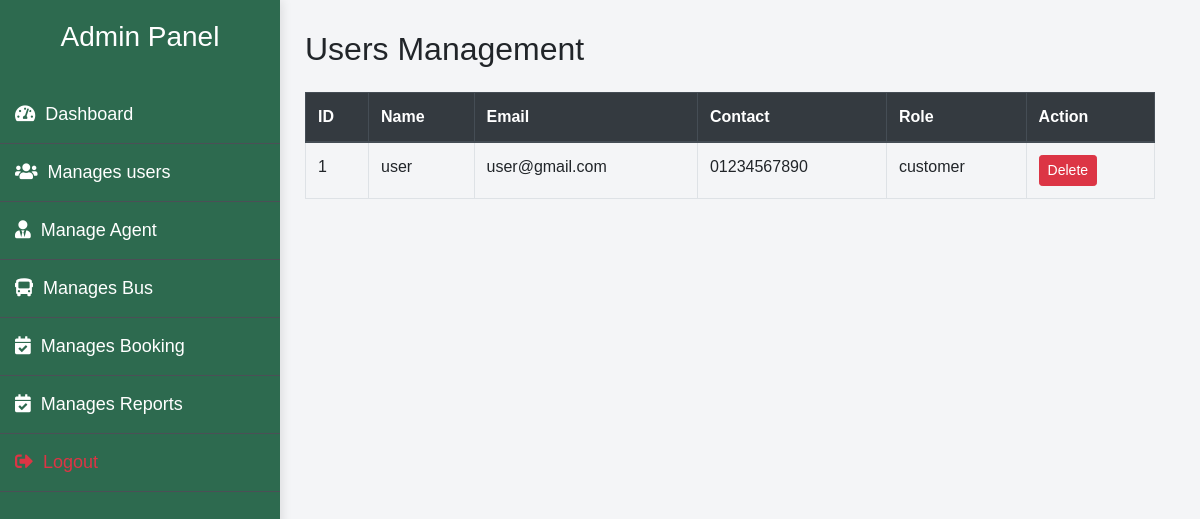
The app's page /admin_user-management.php (signed in) with its own data.
### tables this page shows
CREATE TABLE `users` (
  `id` int(11) NOT NULL,
  `name` varchar(255) NOT NULL,
  `email` varchar(255) NOT NULL,
  `contact` varchar(15) DEFAULT NULL,
  `password` varchar(255) NOT NULL,
  `role` enum('customer','admin','traveler') DEFAULT 'customer',
  `is_verified` tinyint(1) DEFAULT 0
);

### admin_user-management.php (the view, shortened to what this page needs)
<?php
include 'config.php';
$result = $conn->query("SELECT * FROM users WHERE role = 'customer'");
?>
<!DOCTYPE html>
<html lang="en">
<head>
    <link href="https://stackpath.bootstrapcdn.com/bootstrap/4.3.1/css/bootstrap.min.css" rel="stylesheet">
</head>
<body>
<?php include "admin_navbar.php"; ?>
<div class="content">
<div class="container">
    <h2 class="mb-4">Users Management</h2>
    <table class="table table-bordered">
        <thead class="thead-dark">
            <tr>
                <th>ID</th>
                <th>Name</th>
                <th>Email</th>
                <th>Contact</th>
                <th>Role</th>
                <th>Action</th>
            </tr>
        </thead>
        <tbody>
            <?php while ($row = $result->fetch_assoc()): ?>
                <tr>
                    <td><?php echo htmlspecialchars($row['id']); ?></td>
                    <td><?php echo htmlspecialchars($row['name']); ?></td>
                    <td><?php echo htmlspecialchars($row['email']); ?></td>
                    <td><?php echo htmlspecialchars($row['contact']); ?></td>
                    <td><?php echo htmlspecialchars($row['role']); ?></td>
                    <td>
                        <a href="admin_user-management.php?delete=<?php echo $row['id']; ?>" class="btn btn-danger btn-sm"
                           onclick="return confirm('Are you sure you want to delete this user?');">Delete</a>
                    </td>
                </tr>
            <?php endwhile; ?>
        </tbody>
    </table>
</div>
</body>
</html>

### admin_navbar.php (style rules this page uses)
body { font-family: 'Arial', sans-serif; background-color: #f4f5f7; margin: 0; }
.content { margin-left: 260px; padding: 30px; }

### records on screen
users: id "1", name "user", email "user@gmail.com", contact "01234567890", role "customer"
